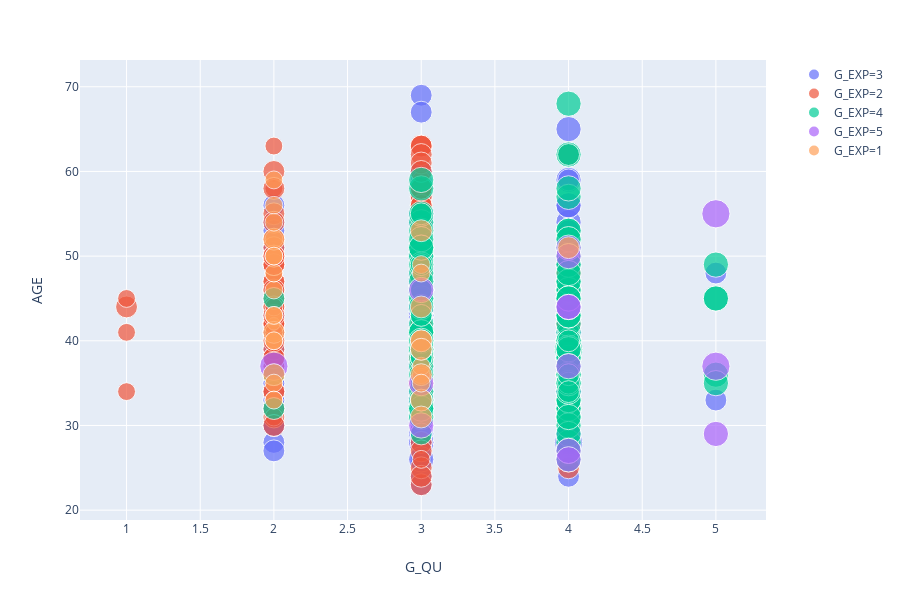

Notebook code for this chart:
### Markdown cell above
##### Calidad

### Code cell
fig = px.scatter(data, x="G_QU", y="AGE",
                    size="GLOBAL", color="G_EXP")
fig.show()

### Figure 1 — Plotly figure (JSON) as saved in the notebook; plotly's stock layout.template omitted (floating-point values rounded to 4 significant figures; data arrays with more than 128 entries replaced by an {"elided": "..."} marker saying what was removed)
{"data": [{"hoverlabel": {"namelength": 0}, "hovertemplate": "G_EXP=3<br>G_QU=%{x}<br>AGE=%{y}<br>GLOBAL=%{marker.size}", "legendgroup": "G_EXP=3", "marker": {"color": "#636efa", "size": {"elided": "392 int values"}, "sizemode": "area", "sizeref": 0.0125, "symbol": "circle"}, "mode": "markers", "name": "G_EXP=3", "showlegend": true, "type": "scatter", "x": {"elided": "392 int values"}, "xaxis": "x", "y": {"elided": "392 int values"}, "yaxis": "y"}, {"hoverlabel": {"namelength": 0}, "hovertemplate": "G_EXP=2<br>G_QU=%{x}<br>AGE=%{y}<br>GLOBAL=%{marker.size}", "legendgroup": "G_EXP=2", "marker": {"color": "#EF553B", "size": {"elided": "248 int values"}, "sizemode": "area", "sizeref": 0.0125, "symbol": "circle"}, "mode": "markers", "name": "G_EXP=2", "showlegend": true, "type": "scatter", "x": {"elided": "248 int values"}, "xaxis": "x", "y": {"elided": "248 int values"}, "yaxis": "y"}, {"hoverlabel": {"namelength": 0}, "hovertemplate": "G_EXP=4<br>G_QU=%{x}<br>AGE=%{y}<br>GLOBAL=%{marker.size}", "legendgroup": "G_EXP=4", "marker": {"color": "#00cc96", "size": {"elided": "165 int values"}, "sizemode": "area", "sizeref": 0.0125, "symbol": "circle"}, "mode": "markers", "name": "G_EXP=4", "showlegend": true, "type": "scatter", "x": {"elided": "165 int values"}, "xaxis": "x", "y": {"elided": "165 int values"}, "yaxis": "y"}, {"hoverlabel": {"namelength": 0}, "hovertemplate": "G_EXP=5<br>G_QU=%{x}<br>AGE=%{y}<br>GLOBAL=%{marker.size}", "legendgroup": "G_EXP=5", "marker": {"color": "#ab63fa", "size": [4, 5, 4, 5, 4, 4, 4, 5, 4, 4, 4, 4, 4, 4], "sizemode": "area", "sizeref": 0.0125, "symbol": "circle"}, "mode": "markers", "name": "G_EXP=5", "showlegend": true, "type": "scatter", "x": [4, 2, 4, 5, 3, 3, 4, 5, 4, 3, 4, 5, 4, 4], "xaxis": "x", "y": [51, 37, 44, 55, 30, 35, 44, 37, 50, 46, 37, 29, 27, 26], "yaxis": "y"}, {"hoverlabel": {"namelength": 0}, "hovertemplate": "G_EXP=1<br>G_QU=%{x}<br>AGE=%{y}<br>GLOBAL=%{marker.size}", "legendgroup": "G_EXP=1", "marker": {"color": "#FFA15A", "size": [2, 3, 2, 2, 2, 2, 2, 2, 3, 2, 1, 2, 3, 2, 3, 3, 3, 2, 3, 2, 2, 2, 3, 2, 3, 3, 3, 3, 2, 2, 2, 2], "sizemode": "area", "sizeref": 0.0125, "symbol": "circle"}, "mode": "markers", "name": "G_EXP=1", "showlegend": true, "type": "scatter", "x": [2, 2, 2, 2, 2, 2, 2, 2, 4, 2, 2, 3, 3, 2, 3, 3, 3, 2, 2, 3, 2, 3, 2, 2, 3, 3, 3, 3, 3, 2, 3, 2], "xaxis": "x", "y": [56, 36, 35, 46, 40, 48, 33, 59, 51, 52, 42, 36, 44, 50, 40, 40, 33, 43, 52, 49, 50, 37, 41, 54, 39, 31, 36, 53, 48, 40, 35, 43], "yaxis": "y"}], "layout": {"height": 600, "legend": {"itemsizing": "constant", "tracegroupgap": 0}, "margin": {"t": 60}, "xaxis": {"anchor": "y", "domain": [0, 0.98], "title": {"text": "G_QU"}}, "yaxis": {"anchor": "x", "domain": [0, 1], "title": {"text": "AGE"}}}}
